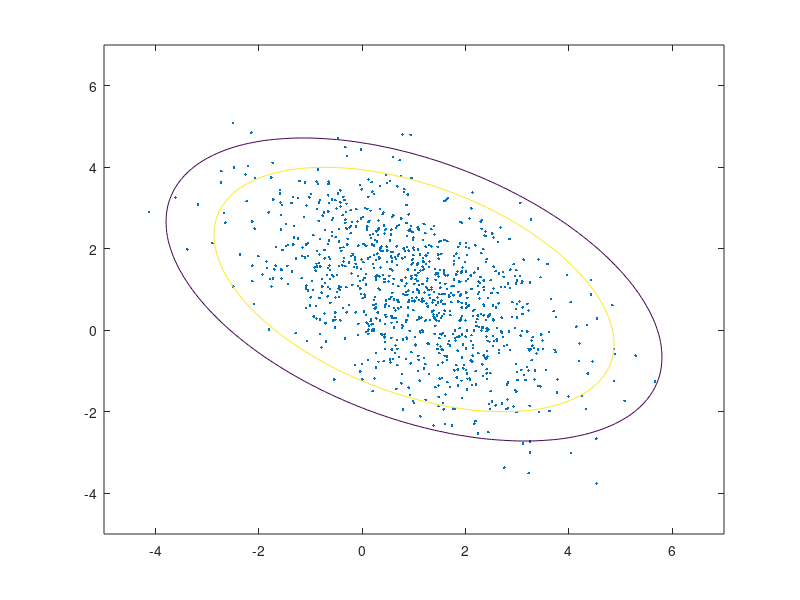

Here is the MATLAB script that generated this plot:
clear all, close all;
% b
n = 1000
v = randn(2,n);
mu = ones(2,n);
C = [2 -1;-1 2];
R = chol(C);
w = mu + R'*v;
plot(w(1,:),w(2,:),'.') ,xlim([-5,7]) ,ylim([-5,7]);
hold on;

% c
vv = R\(w - mu);
xi = sum(vv.^2);
alpha = .05;
l1 = chi2inv((1-alpha),2);
sum(xi <= l1)/length(xi)
alpha = .01;
l2 = chi2inv((1-alpha),2);
sum(xi <= l2)/length(xi)


[x y] = meshgrid(-5:.1:7,-5:.1:7);
xxyy = R\(-ones(2,size(x(:),1)) + [x(:) y(:)]');
xx = reshape(xxyy(1,:),size(x,1),size(x,1)); 
yy = reshape(xxyy(2,:),size(x,1),size(x,1)); 
contour(x,y,chi2pdf(xx.^2 + yy.^2,2),[chi2pdf(l1,2) chi2pdf(l2,2)])
